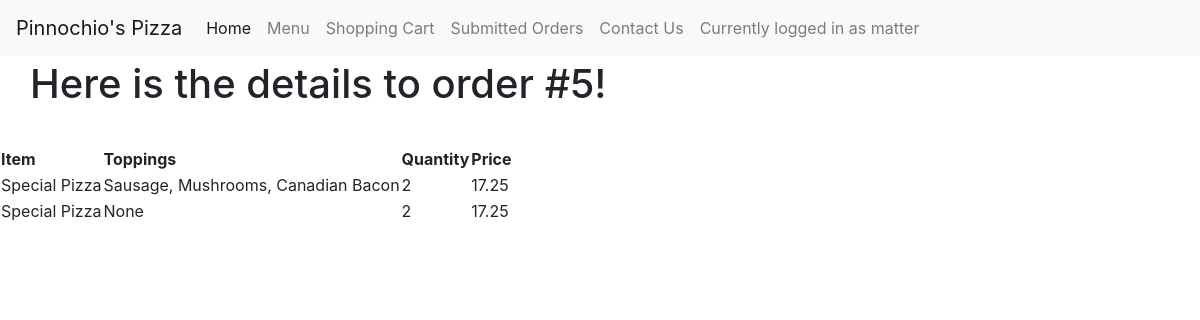
/orders/5 (signed in), run on the app's committed database.
### orders/models.py (models this page shows, shortened)
class OrderDetail(models.Model):
    order = models.ForeignKey(Order, on_delete=models.CASCADE, related_name="Order")
    food = models.ForeignKey(Food, on_delete=models.CASCADE, related_name="OrderFood", default = 0)
    quantity = models.PositiveIntegerField(default = 1)
    topping = models.ManyToManyField(Topping, blank = True, related_name="OrderTopping")

class Food(models.Model):
    item = models.ForeignKey(Item, on_delete=models.CASCADE, related_name="FoodItem")
    price = models.DecimalField(max_digits = 10, decimal_places=2,validators=[MinValueValidator(0)])
    size = models.ForeignKey(Size, on_delete=models.CASCADE, related_name="Size")
    options = (('true', 'Yes'), ('false', 'No'))
    hasToppings = models.CharField(max_length = 5, choices = options, default = 'false')
    numToppings = models.PositiveIntegerField(default = 0, help_text = "0 for cheese pizza")
    name = models.CharField(max_length = 64, default = "None", help_text = "Do not include size in name")

class Topping(models.Model):
    name = models.CharField(max_length = 64)
    def __str__(self):
        return f"{self.name}"

### orders/views.py (the view)
# urls.py: path("orders/<int:order_id>", views.order_details, name="order_details"),
def order_details(request, order_id):
    context = {
        "page_text": "Here is the details to order #" + str(order_id) + "!",
        "order_details": OrderDetail.objects.filter(order_id__exact = order_id)
    }
    return render(request, "orders/order_details.html", context)

### orders/templates/orders/order_details.html (shortened to what this page needs)
{% extends "orders/base.html" %}
{% block body %}
  <h1 class= "main">
    {{ page_text }}
  </h1>
  <table>
    <tr>
      <th>Item</th>
      <th>Toppings</th>
      <th>Quantity</th>
      <th>Price</th>
    </tr>
  {% for order_detail in order_details %}
  <tr>
      <td>{{order_detail.food.name}}</td>
      <td>{{ order_detail.topping.all|join:", "|default:"None" }} </td>
      <td>{{order_detail.quantity}}</td>
      <td>{{order_detail.food.price}}</td>
  </tr>
  {% endfor %}
</table>
{% endblock %}

### orders/templates/orders/base.html (shortened to what this page needs)
<!DOCTYPE html>
<html>
    <head>
        <link rel="stylesheet" href="https://maxcdn.bootstrapcdn.com/bootstrap/4.0.0-beta.3/css/bootstrap.min.css">
    </head>
    <body>
                    <nav class="navbar navbar-expand-lg navbar-light bg-light fixed-top">
                        <a class="navbar-brand" href="{% url 'index'%}">Pinnochio's Pizza</a>
                        <div class="collapse navbar-collapse" id="navbarNav">
                          <ul class="navbar-nav">
                            <li class="nav-item active">
                              <a class="nav-link" href="{% url 'index'%}">Home<span class="sr-only">(current)</span></a>
                            </li>
                            <li class="nav-item">
                              <a class="nav-link" href="{% url 'menu'%}">Menu</a>
                            </li>
                            <li class="nav-item">
                              <a class="nav-link" href="{% url 'cart'%}">Shopping Cart</a>
                            </li>
                            <li class="nav-item">
                              <a class="nav-link" href="{% url 'orders'%}">Submitted Orders</a>
                            </li>
                            <li class="nav-item">
                              <a class="nav-link" href="{% url 'contact'%}">Contact Us</a>
                            </li>
                            <li class="nav-item">
                            {% if user.username%}
                              <a class = "nav-link my-2 my-lg-0"> Currently logged in as {{user.username}}</a>
                            {% endif %}
                            </li>
                          </ul>
                        </div>
                    </nav>
        {% block body %}
        {% endblock %}
    </body>
</html>

### orders/templates/orders/base.html (style rules this page uses)
.main { padding: 30px; margin-top: 30px; }

### data on the page
OrderDetail: food.name "Special Pizza", topping.all "Sausage, Mushrooms, Canadian Bacon", quantity "2", food.price "17.25"
OrderDetail: food.name "Special Pizza", topping.all "None", quantity "2", food.price "17.25"

### other printed values
{{ user.username }} "matter"
{{ page_text }} "Here is the details to order #5!"
